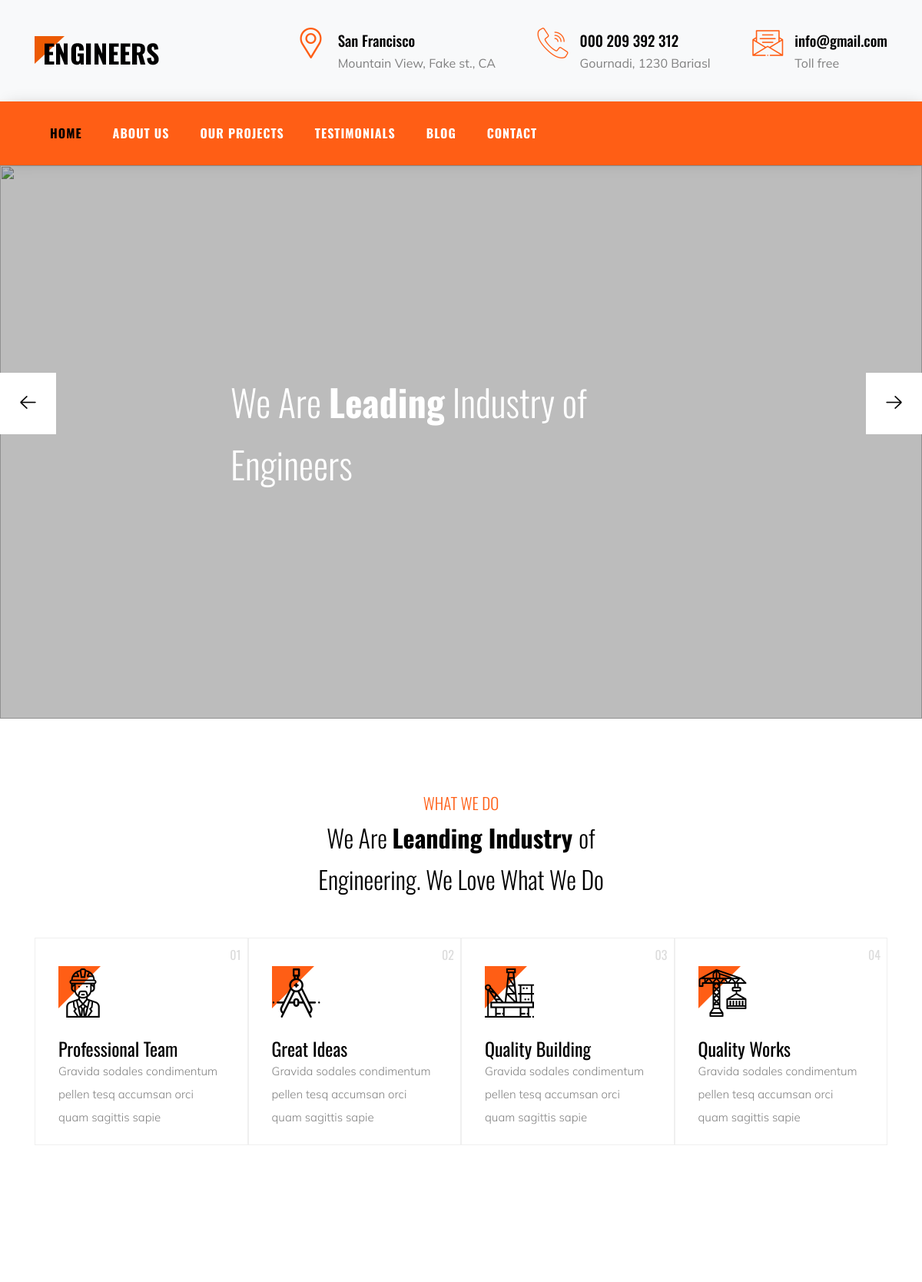
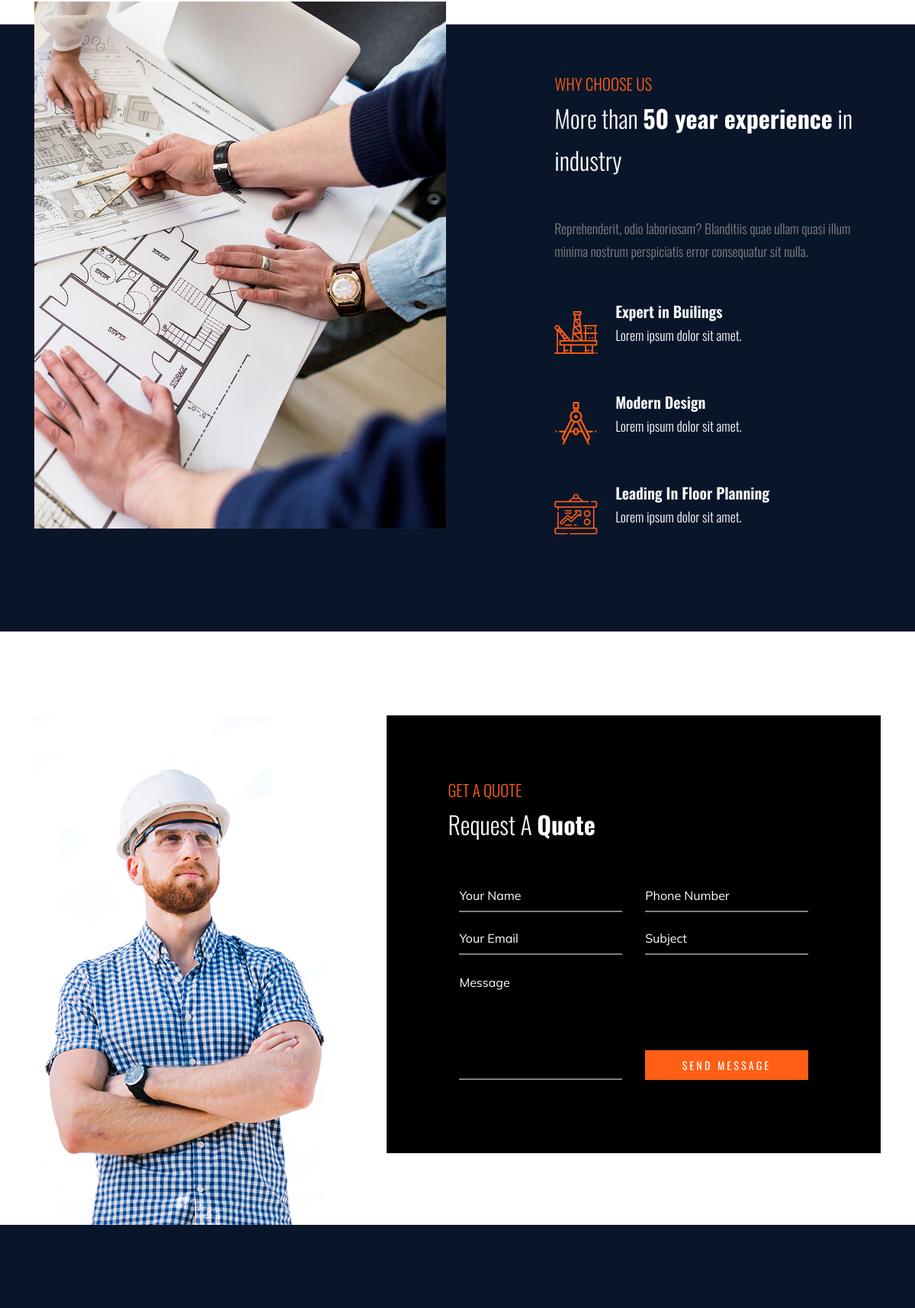
/index (upper part), run on the app's committed database (2 pictures, top to bottom).
### engineers/models.py (models this page shows)
class Address(db.Model):
    id = db.Column(db.Integer, primary_key=True)
    icon = db.Column(db.String(20), nullable=True)
    desc = db.Column(db.String(50), nullable=False)
    big_desc = db.Column(db.String(75), nullable=False)

class Card(db.Model):
    id = db.Column(db.Integer, primary_key=True)
    icon = db.Column(db.String(20), nullable=True)
    title = db.Column(db.String(50), nullable=False)
    desc = db.Column(db.String(75), nullable=False)

### engineers/controllers.py (the view, shortened to what this page needs)
@app.route('/index', methods=['GET', 'POST'])
def index():
    address = Address.query.all()
    card = Card.query.all()
    blogs = Blog.query.all()[-3:]
    testis = Testi.query.all()[-2:]
    pro_category = Project.query.all()[-4:]
    form = QuoteForm()
    return render_template('app/index.html', blogs=blogs, testis=testis, pro_category=pro_category, form=form, address=address, card=card)

### engineers/forms.py
class QuoteForm(FlaskForm):
    name = StringField('Your name', validators=[DataRequired(), Length(min=3, max=40)], render_kw={"placeholder": "Your Name"})
    phone = StringField('Phone Number', validators=[DataRequired()], render_kw={"placeholder": "Phone Number"})
    email = StringField('Your Email', validators=[DataRequired(), Email()], render_kw={"placeholder": "Your Email"})
    subject = StringField('Subject', validators=[DataRequired()], render_kw={"placeholder": "Subject"})
    message = TextAreaField('Message', validators=[DataRequired(), Length(min=20, max=200)], render_kw={"placeholder": "Message"})
    submit = SubmitField('SEND MESSAGE')

### engineers/templates/app/index.html (shortened to what this page needs)
{% extends 'app/base.html' %}
{% block content %}
    <menu>
        <div class="row nav-sticky">
            <div class="row-nav col-12 ff-oswald">
                <ul class="d-flex nav-ul color-fff">
                    <li class="nav-li"><a href="/index" class="selected">Home</a></li>
                    <li class="nav-li"><a href="/about" >About Us</a></li>
                    <li class="nav-li"><a href="/projects">Our Projects</a></li>
                    <li class="nav-li"><a href="/testi">Testimonials</a></li>
                    <li class="nav-li"><a href="/blog">Blog</a></li>
                    <li class="nav-li"><a href="/contact">Contact</a></li>
                </ul>
            </div>
        </div>
    </menu>
    <section class="bg-img-section">
        <div class="slider-block">
            <div class="slider-line">
                <figure class="bg-img-fig">
                    <div class="overlay"></div>
                    <h2 class="bg-img-h2">We Are <span class="font-bold">Leading</span> Industry of Engineers</h2>
                    <img src="{{ url_for('static', filename='img/hero_1.jpg')}}" alt="" class="bg-img">
                </figure>
            </div>
        </div>
        <div class="arrow-r arrow">
            <span>
                <i class="flaticon-right-arrow"></i>
            </span>
        </div>
        <div class="arrow-l arrow">
            <span>
                <i class="flaticon-left-arrow"></i>
            </span>
        </div>
    </section>
    <main>
        <div class="block-1">
            <div class="container container-do">
                <div class="row">
                    <div class="main-text">
                        <span class="span-orange">WHAT WE DO</span>
                        <h2 class="main-h2">We Are <span class="span-black">Leanding Industry </span> of
                            <br>
                            Engineering.
                            We Love What We Do
                        </h2>
                    </div>
                </div>
                <div class="row-2 d-flex">
                    {% for card in card %}
                    <div class="col-3">
                        <div class="do-box-1 d-flex">
                            <span class="triangle-orange"></span>
                            <span class="number">0{{card.id}}</span>
                            <div class="do-box-1-icon">
                                <i class="{{card.icon}}"></i>
                            </div>
                            <div class="do-box-1-text">
                                <h3>{{card.title}}</h3>
                                <p class="ff-mulish">{{card.desc}}</p>
                            </div>
                        </div>
                    </div>
                    {% endfor %}
                </div>
            </div>
        </div>
        <div class="block-2">
            <div class="container container-us">
                <div class="row d-flex">
                    <div class="col-6">
                        <div class="column-left">
                            <figure>
                                <img src="{{ url_for('static', filename='img/about_1.jpg')}}" alt="">
                            </figure>
                        </div>
                    </div>
                    <div class="col-6">
                        <div class="column-right">
                            <span class="span-orange">
                                WHY CHOOSE US
                            </span>
                            <h2>
                                More than <span class="font-bold">50 year experience</span> in industry
                            </h2>
                            <p class="cl-gray pb-2">
                                Reprehenderit, odio laboriosam? Blanditiis quae ullam quasi illum minima nostrum
                                perspiciatis
                                error consequatur sit nulla.
                            </p>
                            <div>
                                <div class="d-flex mb-24">
                                    <i class="flaticon-oil-platform"></i>
                                    <div>
                                        <h4>Expert in Builings</h4>
                                        <p>Lorem ipsum dolor sit amet.</p>
                                    </div>
                                </div>
                                <div class="d-flex mb-24">
                                    <i class="flaticon-compass"></i>
                                    <div>
                                        <h4>Modern Design</h4>
                                        <p>Lorem ipsum dolor sit amet.</p>
                                    </div>
                                </div>
                                <div class="d-flex mb-24">
                                    <i class="flaticon-strategy"></i>
                                    <div>
                                        <h4>Leading In Floor Planning</h4>
                                        <p>Lorem ipsum dolor sit amet.</p>
                                    </div>
                                </div>
                            </div>
                        </div>
                    </div>
                </div>
            </div>
        </div>
        <div class="block-3">
            <div class="container max-w-1140 container-form">
                <div class="row d-flex">
                    <div class="col-5">
                        <figure class="form-left-fig">
                            <img src="{{ url_for('static', filename='img/img_transparent.png')}}" alt="">
                        </figure>
                    </div>
                    <div class="col-7">
                        <div class="form">
                            <span class="span-orange form-span">
                                GET A QUOTE
                            </span>
                            <h2 class="form-h2">
                                Request A <span class="font-bold">Quote</span>
                            </h2>
                            <div class="index-form">
                                <form method='POST', action="">
                                    <div class="row d-flex">
                                        <div class="col-6">
                                                {{form.name(class="form-name form-right")}}
                                        </div>
                                        <div class="col-6">
                                                {{form.phone(class="form-number form-right")}}
                                        </div>
                                    </div>
                                    <div class="row d-flex">
                                        <div class="col-6">
                                                {{form.email(class="form-email form-right")}}
                                        </div>
                                        <div class="col-6">
                                                {{form.subject(class="form-subject form-right")}}
                                        </div>
                                    </div>
                                    <div class="row d-flex">
                                        <div class="col-6">
                                                {{form.message(cols="30", rows="7", class="form-textarea form-right")}}
                                        </div>
                                        <div class="col-6 col-6-btn">
                                                {{form.submit(class='btn-orange')}}
                                        </div>
                                    </div>
                                </form>
                            </div>
                        </div>
                    </div>
                </div>
            </div>
        </div>
        <div class="block-4">
            </div>
    </main>
{% endblock %}

### engineers/templates/includes/header.html
<header>
    <section id="section-head-1">
        <div class="container container-head">
            <div class="row row-head-contact d-flex">
                <figure class="img-head-contact">
                    <a href="#"><img src="{{ url_for('static', filename='img/logo.png')}}" alt="logo-engineers" class="img-logo"></a>
                </figure>
                {% for add in address %}
                <div class="box-head-contact d-flex">
                    <i class="{{add.icon}} head-icon"></i>
                    <div class="contact-text">
                        <div class="top-text ff-oswald f-weight">{{add.desc}}</div>
                        <div class="bottom-text ff-mulish">{{add.big_desc}}</div>
                    </div>
                </div>
                {% endfor %}
            </div>
        </div>
    </section>
</header>

### engineers/static/css/grid.css (style rules this page uses)
.col-3 { width: 25%; }
.col-5 { width: 41.66%; }
.col-6 { width: 50%; }
.col-7 { width: 58.33%; }
.col-12 { width: 100%; }

### engineers/static/css/utilities.css (style rules this page uses)
img { width: 100%; height: 100%; }
ul { list-style: none; margin: 0; padding: 0; }
a { text-decoration: none; color: #000; }
textarea { resize: none; }
.d-flex { display: flex; }
.ff-oswald { font-family: 'Oswald', sans-serif; }
.ff-mulish { font-family: 'Mulish', sans-serif; }
h2 { font-weight: 300; margin: 0; }
.font-bold { font-weight: 900; }
.span-orange { font-size: 21px; font-weight: 300; color: #ff5e15; }
.span-black { font-size: 32px; font-weight: 700; color: #000; }
.triangle-orange { width: 0; height: 0; border-top: 55px solid #ff5e15; border-right: 55px solid transparent; position: absolute; top: 36px; left: 30px; z-index: -1; }
.cl-gray { color: #808080; }
.mb-24 { margin-bottom: 24px; }
.pb-2 { padding-bottom: 30px; }
.max-w-1140 { max-width: 1140px; }
.color-fff { color: #fff !important; }
.f-weight { font-weight: 500; }
.selected { color: #000 !important; }

### data on the page
Address: desc "San Francisco", big_desc "Mountain View, Fake st., CA"
Address: desc "000 209 392 312", big_desc "Gournadi, 1230 Bariasl"
Address: desc "info@gmail.com", big_desc "Toll free"
Card: id "1", title "Professional Team", desc "Gravida sodales condimentum pellen tesq accumsan orci quam sagittis sapie"
Card: id "2", title "Great Ideas", desc "Gravida sodales condimentum pellen tesq accumsan orci quam sagittis sapie"
Card: id "3", title "Quality Building", desc "Gravida sodales condimentum pellen tesq accumsan orci quam sagittis sapie"
Card: id "4", title "Quality Works", desc "Gravida sodales condimentum pellen tesq accumsan orci quam sagittis sapie"
